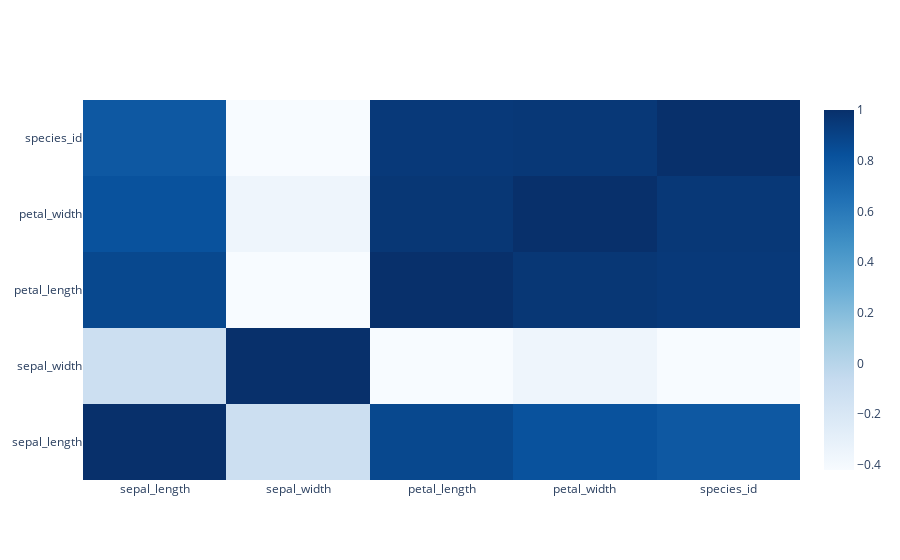

Write notebook code for a chart like this one.
### Code cell
import plotly.graph_objects as go
df = px.data.iris()
corr_df = df.corr()

fig = go.Figure(data = go.Heatmap(z = corr_df.values, 
                                  x = corr_df.columns ,
                                  y = corr_df.index, 
                                  colorscale = 'Blues'))

fig.show()

### Figure 1 — Plotly figure (JSON) as saved in the notebook; plotly's stock layout.template omitted (floating-point values rounded to 4 significant figures)
{"data": [{"colorscale": [[0, "rgb(247,251,255)"], [0.125, "rgb(222,235,247)"], [0.25, "rgb(198,219,239)"], [0.375, "rgb(158,202,225)"], [0.5, "rgb(107,174,214)"], [0.625, "rgb(66,146,198)"], [0.75, "rgb(33,113,181)"], [0.875, "rgb(8,81,156)"], [1, "rgb(8,48,107)"]], "type": "heatmap", "x": ["sepal_length", "sepal_width", "petal_length", "petal_width", "species_id"], "y": ["sepal_length", "sepal_width", "petal_length", "petal_width", "species_id"], "z": [[1, -0.1094, 0.8718, 0.818, 0.7826], [-0.1094, 1, -0.4205, -0.3565, -0.4194], [0.8718, -0.4205, 1, 0.9628, 0.949], [0.818, -0.3565, 0.9628, 1, 0.9565], [0.7826, -0.4194, 0.949, 0.9565, 1]]}], "layout": {"autosize": true, "xaxis": {"autorange": true, "range": [-0.5, 4.5], "type": "category"}, "yaxis": {"autorange": true, "range": [-0.5, 4.5], "type": "category"}}}
